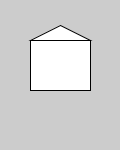
Frame 1 (no input)
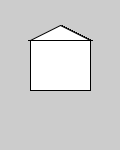
Frame 60 (the mouse pressed at the canvas centre just before this capture)
Frame 120 (the mouse held since frame 60 and released just before this capture): identical to frame 60, image omitted

The Processing sketch that drew these frames (run headless with seeded random() and noise(); from frame 60 on, the mouse is pressed at the canvas centre):

// Processing sketch: house
// ── house.pde
void setup()
{ 
  size( 120,150);
} 
void draw() 
{
  house();
}
void house()
{ 
  triangle( 30,40, 90, 40 , 60, 25); 
  rect( 30,40, 60 , 50 ) ;
} 
